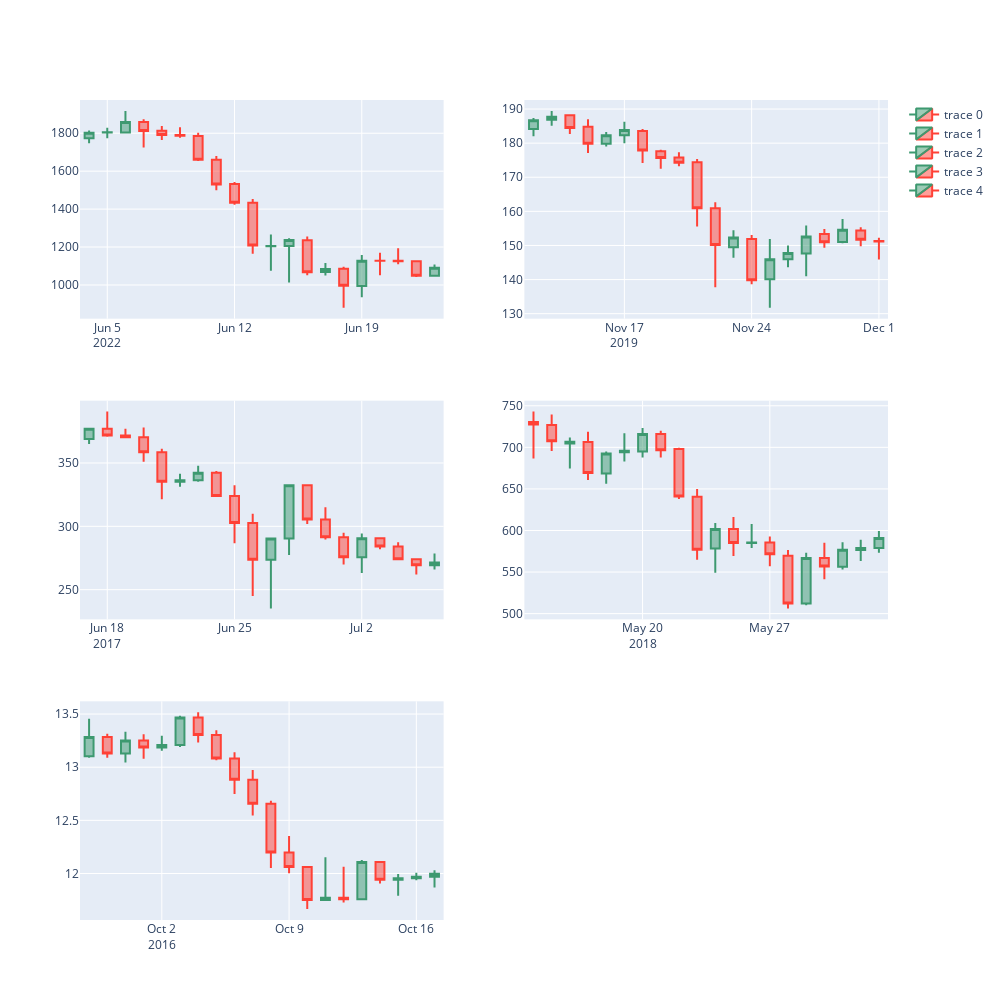

The code cell stored with this chart in its notebook:
### Code cell
visualize_patterns(0, t.get_nns_by_vector(to_search, 5))
